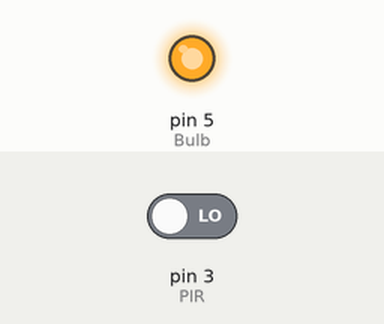
The sketch below on a simulated Arduino Uno, built with avr-gcc and run on an emulated ATmega328P. On the bench: output pins drawn as LEDs (lit = HIGH). The inputs (shaded band) are chosen by the test bench; at power-on: pin 3 (PIR) LOW.

Above: at 1.2 s.
1.3 s: pin 3 (PIR) driven HIGH
At 2.2 s:
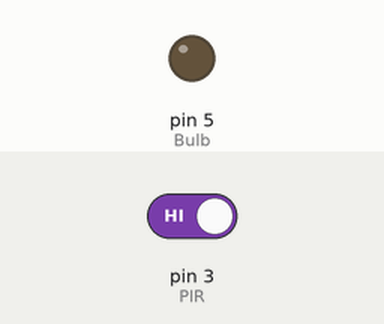
2.8 s: pin 3 (PIR) driven LOW
At 3.4 s:
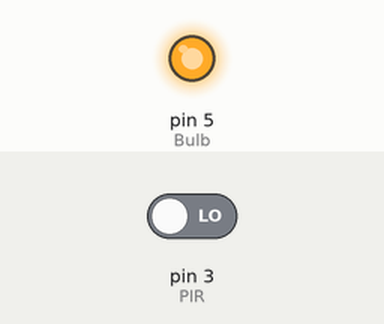
Timing chart, 0 to 5.8 s (numbered marks = the images above; inputs shaded):
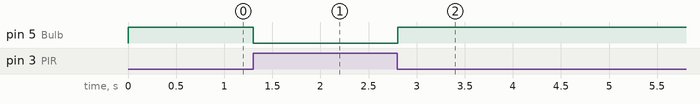

The sketch:

Program_Arduino_Lampu_Kamar_Otomatos_dengan_pir_sensor.ino
```cpp
//BY PROJECT ARTHA S.A
//SMKN1 KOTA BEKASI
int Bulb = 5;
int PIR = 3;
int val = 0;

void setup()
{
  pinMode(Bulb, OUTPUT);
  pinMode(PIR, INPUT);
}

void loop(){
  val = digitalRead(PIR);

  if (val == HIGH) {
    digitalWrite(Bulb, LOW);

    delay(10);

  }
else
{
  digitalWrite(Bulb, HIGH);
  delay(20);
}
}
```

Measured:
- after the input at 1.3 s, pin 5 (Bulb): HIGH → LOW at once
- after the input at 2.8 s, pin 5 (Bulb): LOW → HIGH at once
